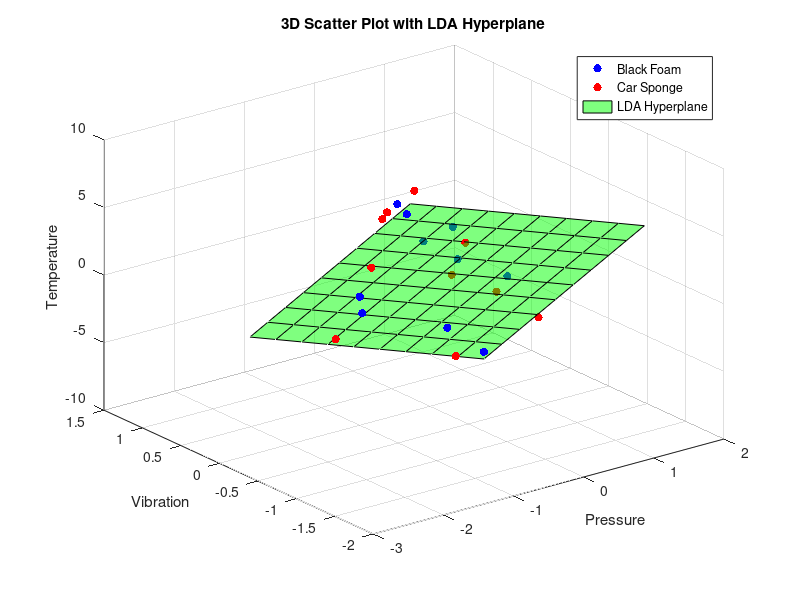
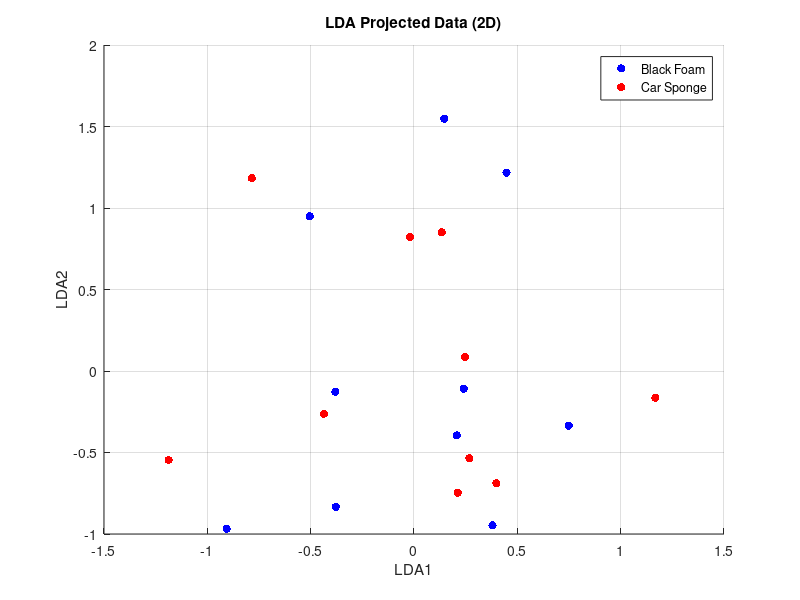
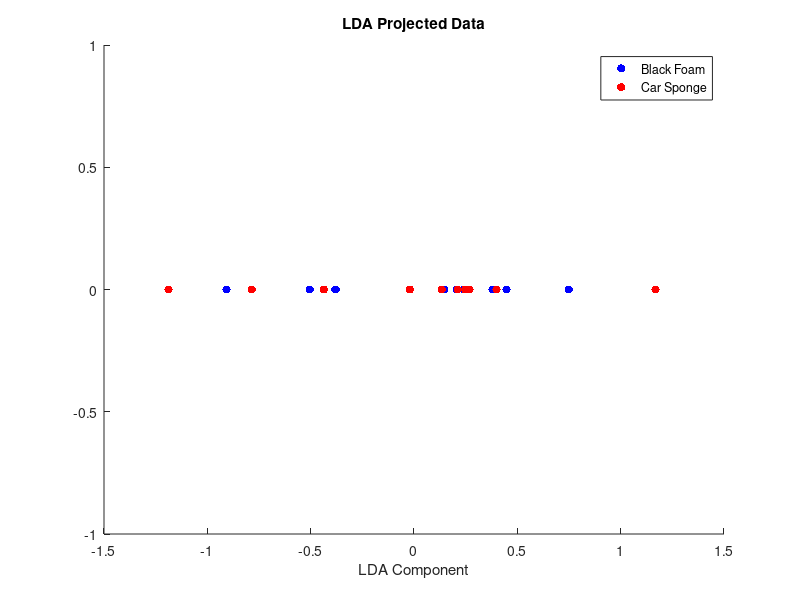

Recreate these plots in MATLAB, in order.
% LDA to the 3D PVT data

% Load the data from the .mat file
data = load('Lab1/F0_PVT.mat');

pressure = data.Pressure;
temperature = data.Temperature;
vibration = data.Vibration;

% Initialize matrices with three columns for Pressure, Vibration, and Temperature
X_black_foam = zeros(size(pressure, 2), 3);
X_car_sponge = zeros(size(pressure, 2), 3);

% Extract data for black foam and car sponge
for i = 1 : size(pressure, 2)
    X_black_foam(i, 1) = pressure(2, i); % Pressure
    X_black_foam(i, 2) = vibration(2, i); % Vibration
    X_black_foam(i, 3) = temperature(2, i); % Temperature

    X_car_sponge(i, 1) = pressure(3, i); % Pressure
    X_car_sponge(i, 2) = vibration(3, i); % Vibration
    X_car_sponge(i, 3) = temperature(3, i); % Temperature
end


% Standardization
X_black_foam = (X_black_foam - mean(X_black_foam)) ./ std(X_black_foam);
X_car_sponge = (X_car_sponge - mean(X_car_sponge)) ./ std(X_car_sponge);


% Calculate Means
mean_black_foam = mean(X_black_foam);
mean_car_sponge = mean(X_car_sponge);
overall_mean = mean([X_black_foam; X_car_sponge]);

% Initialize the within-class scatter matrix
S_W = zeros(3, 3);

% Add scatter for each class
for i = 1:size(X_black_foam, 1)
    S_W = S_W + (X_black_foam(i,:) - mean_black_foam)' * (X_black_foam(i,:) - mean_black_foam);
end
for i = 1:size(X_car_sponge, 1)
    S_W = S_W + (X_car_sponge(i,:) - mean_car_sponge)' * (X_car_sponge(i,:) - mean_car_sponge);
end

S_B = (mean_black_foam - overall_mean)' * (mean_black_foam - overall_mean) + ...
      (mean_car_sponge - overall_mean)' * (mean_car_sponge - overall_mean);

% Solve the generalized eigenvalue problem
[eigenvectors, eigenvalues] = eig(inv(S_W) * S_B);

% Extract the diagonal of eigenvalues matrix
eigenvalues = diag(eigenvalues);

% Sort the eigenvalues and corresponding eigenvectors in descending order
[~, sorted_indices] = sort(eigenvalues, 'descend');
eigenvectors = eigenvectors(:, sorted_indices);
disp(eigenvalues)

% Select the top eigenvectors
W = eigenvectors(:, 1);

% Project the data
Y_black_foam = X_black_foam * W;
Y_car_sponge = X_car_sponge * W;


% 3D Scatter Plot
figure;
scatter3(X_black_foam(:, 1), X_black_foam(:, 2), X_black_foam(:, 3), 'b', 'filled');
hold on;
scatter3(X_car_sponge(:, 1), X_car_sponge(:, 2), X_car_sponge(:, 3), 'r', 'filled');
% Add hyperplane (for simplicity, using the first LD)
% Define a grid for the hyperplane
[xGrid, yGrid] = meshgrid(linspace(min(X_black_foam(:,1)), max(X_black_foam(:,1)), 10), ...
                          linspace(min(X_black_foam(:,2)), max(X_black_foam(:,2)), 10));
% Calculate z values on the grid
zGrid = -(W(1)/W(3) * xGrid + W(2)/W(3) * yGrid);
surf(xGrid, yGrid, zGrid, 'FaceColor', 'green', 'FaceAlpha', 0.5);
title('3D Scatter Plot with LDA Hyperplane');
xlabel('Pressure');
ylabel('Vibration');
zlabel('Temperature');
legend('Black Foam', 'Car Sponge', 'LDA Hyperplane');
grid on;
hold off;

% Select the top two eigenvectors for 2D projection
W_2D = eigenvectors(:, 1:2);

% Project the data onto the 2D subspace
Y_black_foam_2D = X_black_foam * W_2D;
Y_car_sponge_2D = X_car_sponge * W_2D;

% Visualization for 2D projection
figure;
scatter(Y_black_foam_2D(:, 1), Y_black_foam_2D(:, 2), 'b', 'filled');
hold on;
scatter(Y_car_sponge_2D(:, 1), Y_car_sponge_2D(:, 2), 'r', 'filled');
legend('Black Foam', 'Car Sponge');
title('LDA Projected Data (2D)');
xlabel('LDA1');
ylabel('LDA2');
grid on;
hold off;


figure;
scatter(Y_black_foam, zeros(size(Y_black_foam)), 'b', 'filled');
hold on;
scatter(Y_car_sponge, zeros(size(Y_car_sponge)), 'r', 'filled');
legend('Black Foam', 'Car Sponge');
title('LDA Projected Data');
xlabel('LDA Component');
hold off;